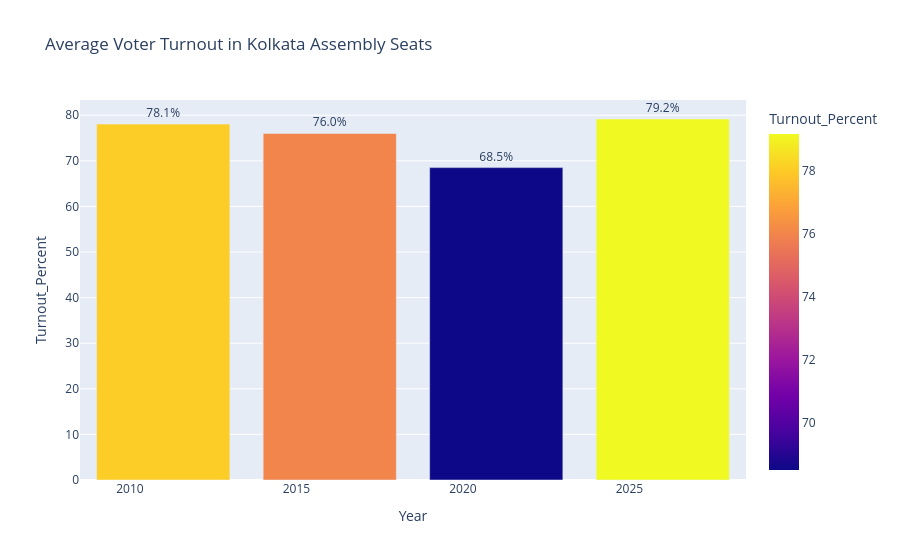

Notebook code for this chart:
### Code cell
# 1. Turnout Trend Over Years
plt.figure(figsize=(12,7))
sns.lineplot(data=df, x='Year', y='Turnout_Percent', hue='Constituency', marker='o', linewidth=2)
plt.title('Voter Turnout Trends Across Kolkata Constituencies (2011-2026)', fontsize=16)
plt.ylabel('Turnout Percentage')
plt.xlabel('Election Year')
plt.legend(bbox_to_anchor=(1.05, 1), loc='upper left')
plt.grid(True)
plt.tight_layout()
plt.show()

# 2. Average Turnout Bar Chart (Interactive)
avg_turnout = df.groupby('Year')['Turnout_Percent'].mean().reset_index()
fig = px.bar(avg_turnout, x='Year', y='Turnout_Percent',
             title='Average Voter Turnout in Kolkata Assembly Seats',
             text='Turnout_Percent', color='Turnout_Percent')
fig.update_traces(texttemplate='%{text:.1f}%', textposition='outside')
fig.show()

### Figure 1 — Plotly figure (JSON) as saved in the notebook; plotly's stock layout.template omitted (floating-point values rounded to 4 significant figures)
{"data": [{"hovertemplate": "Year=%{x}<br>Turnout_Percent=%{marker.color}<extra></extra>", "legendgroup": "", "marker": {"color": [78.05, 76.0, 68.51, 79.17], "coloraxis": "coloraxis", "pattern": {"shape": ""}}, "name": "", "orientation": "v", "showlegend": false, "text": [78.05, 76.0, 68.51, 79.17], "textposition": "outside", "texttemplate": "%{text:.1f}%", "type": "bar", "x": [2011, 2016, 2021, 2026], "xaxis": "x", "y": [78.05, 76.0, 68.51, 79.17], "yaxis": "y"}], "layout": {"barmode": "relative", "coloraxis": {"colorbar": {"title": {"text": "Turnout_Percent"}}, "colorscale": [[0, "#0d0887"], [0.1111, "#46039f"], [0.2222, "#7201a8"], [0.3333, "#9c179e"], [0.4444, "#bd3786"], [0.5556, "#d8576b"], [0.6667, "#ed7953"], [0.7778, "#fb9f3a"], [0.8889, "#fdca26"], [1, "#f0f921"]]}, "legend": {"tracegroupgap": 0}, "title": {"text": "Average Voter Turnout in Kolkata Assembly Seats"}, "xaxis": {"anchor": "y", "domain": [0, 1], "title": {"text": "Year"}}, "yaxis": {"anchor": "x", "domain": [0, 1], "title": {"text": "Turnout_Percent"}}}}
